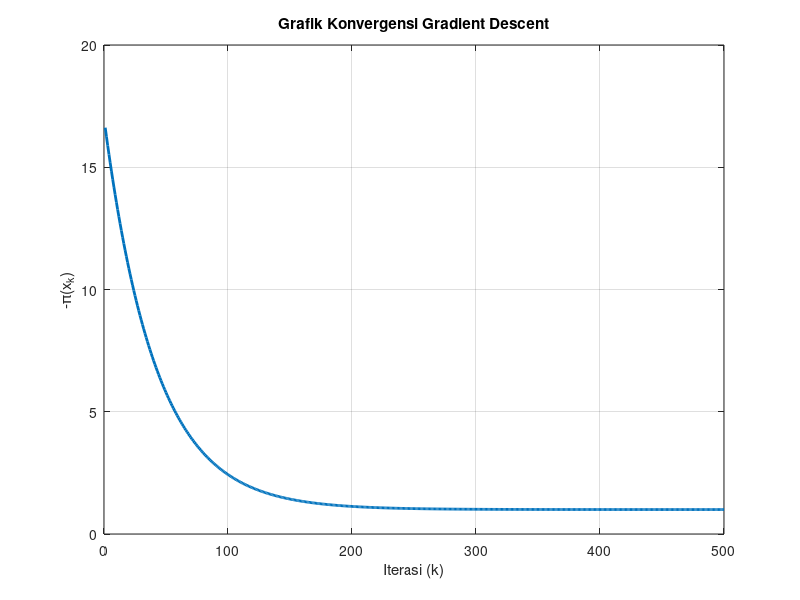

Write the MATLAB code that produced this figure.
%  UTS Matematika Sains Data — Semester Genap 2025/2026 
%  Soal 6: Iterasi Gradient Descent
%  --------------------------------------------------- 
%  Nama  : Christinna Bata 
%  NIM   : 2510514015
%  Parameter: N=15, a=1, b=5, K=7, theta0=55, alpha=0.006 
%  Tanggal: 2026-04-29
% ===================================================== 
  
clc; clear; close all; 
  
% Parameter personalisasi 
N = 15;  a = 1;  b = 5;  K = 7; 
theta0 = 55;  % derajat 
alpha_lr = 0.006; 

x = 1;
n_iter = 500;
history = zeros(n_iter, 1);

for k = 1:n_iter
    grad = 2*(x - b); % Turunan fungsi target
    x = x - alpha_lr * grad;
    history(k) = (x - b)^2 + 1; % Nilai fungsi
end

figure;
plot(1:n_iter, history, 'LineWidth', 2);
title('Grafik Konvergensi Gradient Descent');
xlabel('Iterasi (k)');
ylabel('-\pi(x_k)');
grid on;
